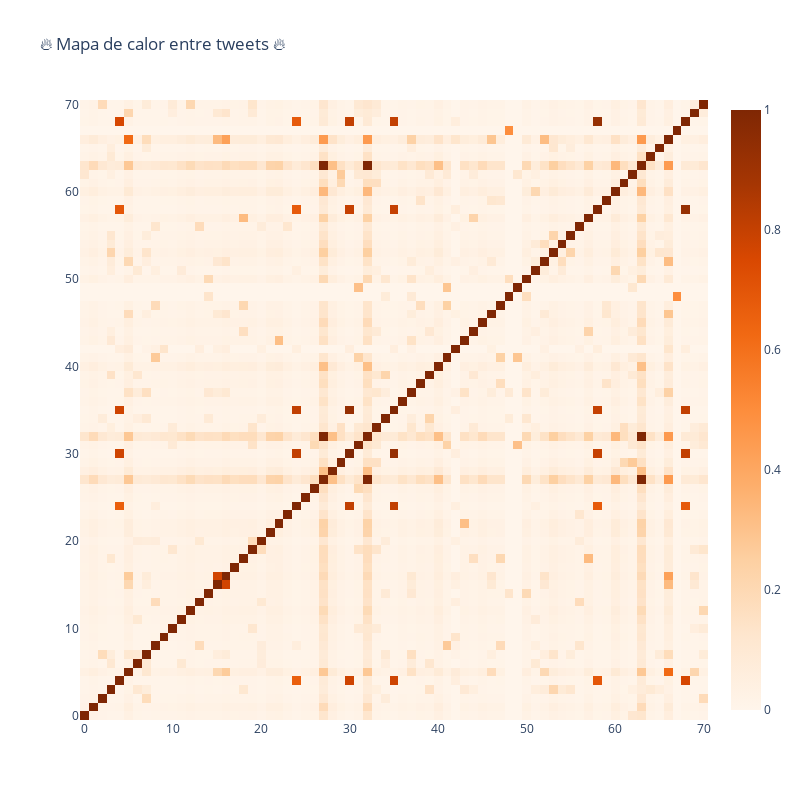

The cell this chart's notebook holds for it:
### Code cell
trace = go.Heatmap(z=temp.values.tolist(),
                   x=temp.index.values,
                   y=temp.columns.values,
                   colorscale='Oranges')

layout = go.Layout(title='🔥 Mapa de calor entre tweets 🔥',
                   width=800, height=800)

fig = go.Figure(data=[trace],layout=layout)
iplot(fig)

### Figure 1 — Plotly figure (JSON) as saved in the notebook; plotly's stock layout.template omitted (floating-point values rounded to 4 significant figures; data arrays with more than 128 entries replaced by an {"elided": "..."} marker saying what was removed)
{"data": [{"colorscale": [[0, "rgb(255,245,235)"], [0.125, "rgb(254,230,206)"], [0.25, "rgb(253,208,162)"], [0.375, "rgb(253,174,107)"], [0.5, "rgb(253,141,60)"], [0.625, "rgb(241,105,19)"], [0.75, "rgb(217,72,1)"], [0.875, "rgb(166,54,3)"], [1, "rgb(127,39,4)"]], "type": "heatmap", "x": [0, 1, 2, 3, 4, 5, 6, 7, 8, 9, 10, 11, 12, 13, 14, 15, 16, 17, 18, 19, 20, 21, 22, 23, 24, 25, 26, 27, 28, 29, 30, 31, 32, 33, 34, 35, 36, 37, 38, 39, 40, 41, 42, 43, 44, 45, 46, 47, 48, 49, 50, 51, 52, 53, 54, 55, 56, 57, 58, 59, 60, 61, 62, 63, 64, 65, 66, 67, 68, 69, 70], "y": [0, 1, 2, 3, 4, 5, 6, 7, 8, 9, 10, 11, 12, 13, 14, 15, 16, 17, 18, 19, 20, 21, 22, 23, 24, 25, 26, 27, 28, 29, 30, 31, 32, 33, 34, 35, 36, 37, 38, 39, 40, 41, 42, 43, 44, 45, 46, 47, 48, 49, 50, 51, 52, 53, 54, 55, 56, 57, 58, 59, 60, 61, 62, 63, 64, 65, 66, 67, 68, 69, 70], "z": {"elided": "71x71 float values"}}], "layout": {"height": 800, "title": {"text": "🔥 Mapa de calor entre tweets 🔥"}, "width": 800}}
